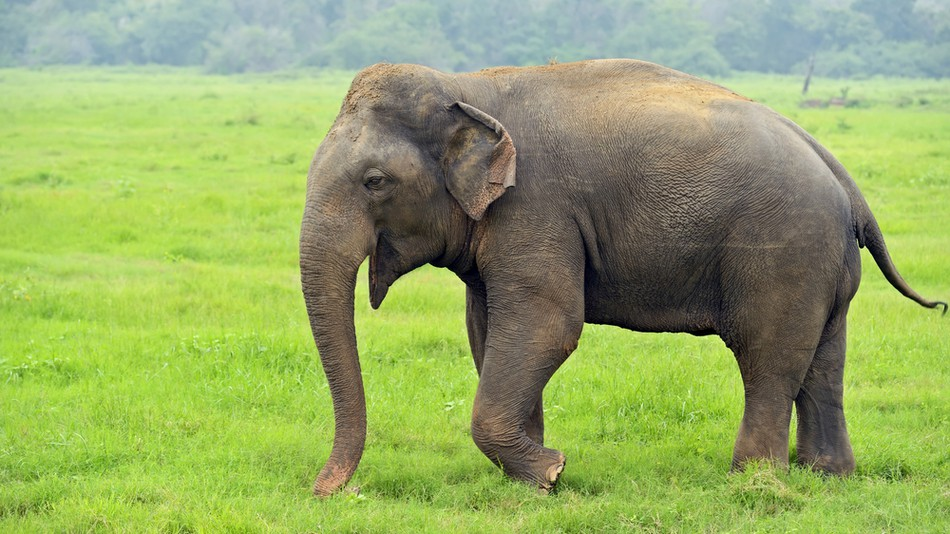
#> input picture sample-img.jpg, 950 x 534 px
$ python segment.py
#> lines starting #> are read from the running program, lines starting #| are printed output that depends on the picture
import cv2
import numpy as np
import pandas as pd
import matplotlib.pyplot as plt
from sklearn.cluster import KMeans

img=cv2.imread("./sample-img.jpg")
#> img is the input picture: shape (534, 950, 3); mean B, G, R 101.4, 168.8, 148.3
#img = cv2.resize(img, (0,0), fx=0.2, fy=0.2)
#print(img.shape)
#img=cv2.cvtColor(img,cv2.COLOR_BGR2RGB)

def segmentation(img,dominant_colors):

#> called with dominant_colors = 3
    all_pixels=img.reshape((-1,img.shape[2]))
    km=KMeans(n_clusters=dominant_colors)

    km.fit(all_pixels)

    centers=np.array(km.cluster_centers_,dtype="uint8")
    color=[]

    for each_row in centers:
        color.append(each_row)

    new_img=np.zeros((img.shape[0]*img.shape[1],img.shape[2]),dtype="uint8")

    #print(new_img.shape[0])

    for ix in range(new_img.shape[0]):
        new_img[ix]=color[km.labels_[ix]]

    new_img=new_img.reshape((img.shape[0],img.shape[1],img.shape[2]))

    return new_img


new_img=segmentation(img,3)
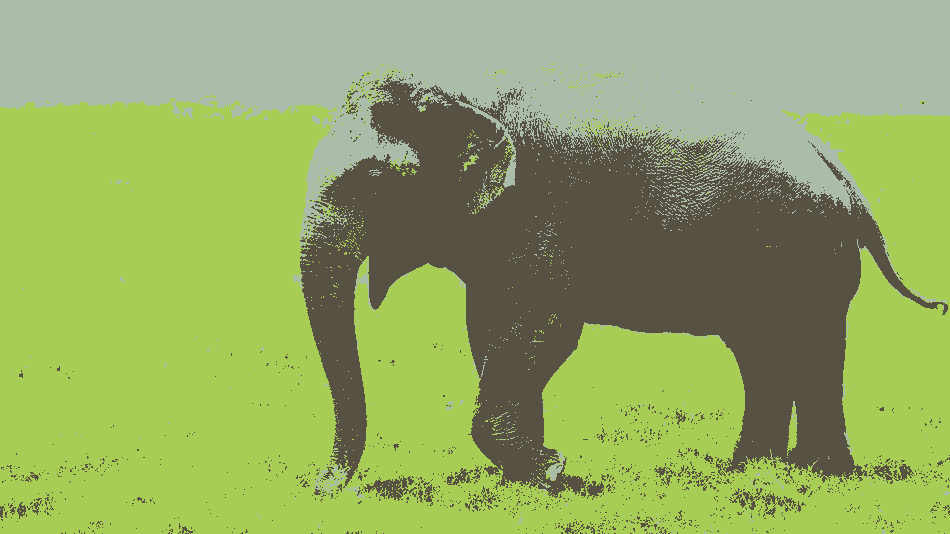
#> new_img: shape (534, 950, 3); mean B, G, R 101, 168.5, 147.9

cv2.imshow("original",img)
cv2.imshow("segmented",new_img)
cv2.waitKey(0)
cv2.destroyAllWindows()
